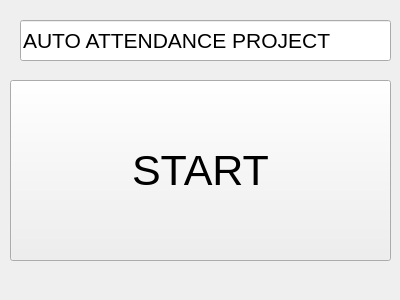
<?xml version="1.0" encoding="UTF-8"?>
<ui version="4.0">
 <class>Form</class>
 <widget class="QWidget" name="Form">
  <property name="geometry">
   <rect>
    <x>0</x>
    <y>0</y>
    <width>400</width>
    <height>300</height>
   </rect>
  </property>
  <property name="windowTitle">
   <string>Form</string>
  </property>
  <widget class="QPushButton" name="pushButton">
   <property name="geometry">
    <rect>
     <x>-130</x>
     <y>220</y>
     <width>93</width>
     <height>28</height>
    </rect>
   </property>
   <property name="text">
    <string>PushButton</string>
   </property>
  </widget>
  <widget class="QPushButton" name="pushButton_2">
   <property name="geometry">
    <rect>
     <x>10</x>
     <y>80</y>
     <width>381</width>
     <height>181</height>
    </rect>
   </property>
   <property name="font">
    <font>
     <pointsize>32</pointsize>
    </font>
   </property>
   <property name="text">
    <string>START</string>
   </property>
  </widget>
  <widget class="QLineEdit" name="lineEdit">
   <property name="geometry">
    <rect>
     <x>20</x>
     <y>20</y>
     <width>371</width>
     <height>41</height>
    </rect>
   </property>
   <property name="font">
    <font>
     <pointsize>16</pointsize>
    </font>
   </property>
   <property name="text">
    <string>AUTO ATTENDANCE PROJECT</string>
   </property>
  </widget>
 </widget>
 <resources/>
 <connections/>
</ui>
